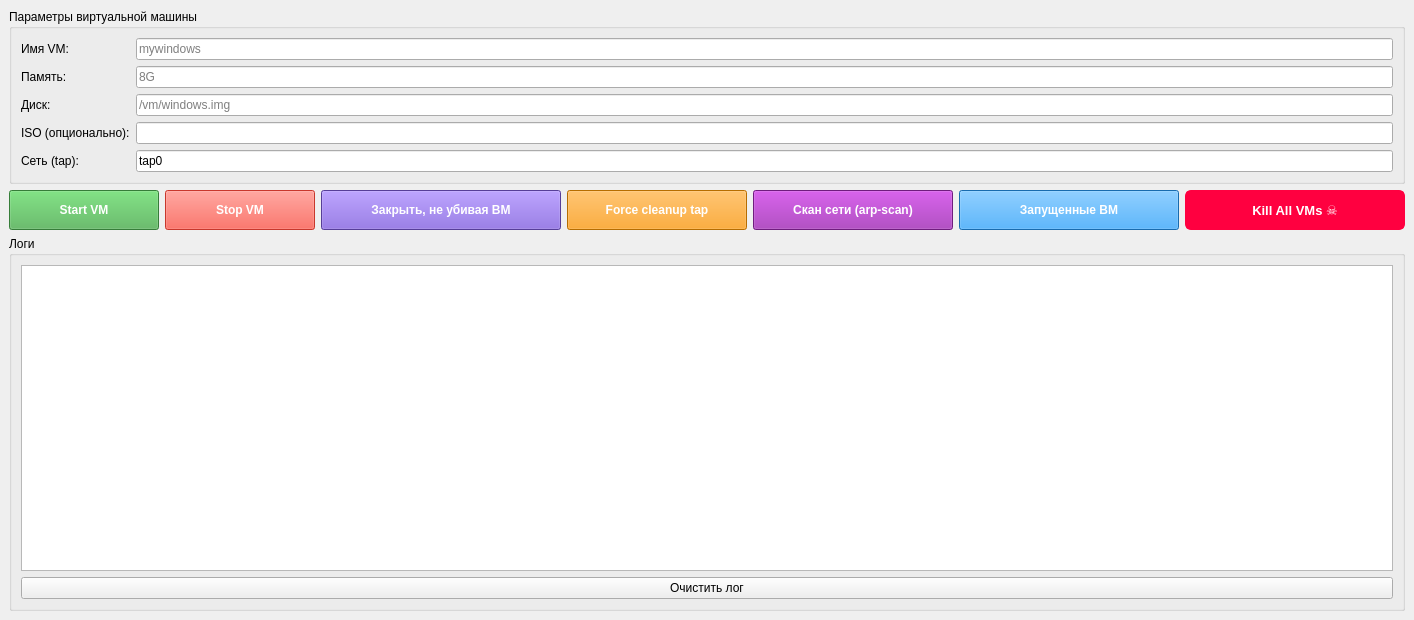
<?xml version="1.0" encoding="UTF-8"?>
<ui version="4.0">
 <class>MainWindow</class>
 <widget class="QMainWindow" name="MainWindow">
  <property name="geometry">
   <rect>
    <x>0</x>
    <y>0</y>
    <width>900</width>
    <height>620</height>
   </rect>
  </property>
  <property name="windowTitle">
   <string>Bhyve VM Manager (авторестарт)</string>
  </property>
  <property name="windowIcon">
   <iconset resource="resources.qrc">
    <normaloff>:/icons/icons/bhyve.png</normaloff>:/icons/icons/bhyve.png</iconset>
  </property>
  <widget class="QWidget" name="centralwidget">
   <layout class="QVBoxLayout" name="verticalLayout">
    <item>
     <widget class="QGroupBox" name="groupBox">
      <property name="title">
       <string>Параметры виртуальной машины</string>
      </property>
      <layout class="QGridLayout" name="gridLayout">
       <item row="0" column="0">
        <widget class="QLabel" name="label">
         <property name="text">
          <string>Имя VM:</string>
         </property>
        </widget>
       </item>
       <item row="0" column="1">
        <widget class="QLineEdit" name="lineEdit_2">
         <property name="placeholderText">
          <string>mywindows</string>
         </property>
        </widget>
       </item>
       <item row="1" column="0">
        <widget class="QLabel" name="label_2">
         <property name="text">
          <string>Память:</string>
         </property>
        </widget>
       </item>
       <item row="1" column="1">
        <widget class="QLineEdit" name="lineEdit">
         <property name="placeholderText">
          <string>8G</string>
         </property>
        </widget>
       </item>
       <item row="2" column="0">
        <widget class="QLabel" name="label_3">
         <property name="text">
          <string>Диск:</string>
         </property>
        </widget>
       </item>
       <item row="2" column="1">
        <widget class="QLineEdit" name="lineEdit_3">
         <property name="placeholderText">
          <string>/vm/windows.img</string>
         </property>
        </widget>
       </item>
       <item row="3" column="0">
        <widget class="QLabel" name="label_4">
         <property name="text">
          <string>ISO (опционально):</string>
         </property>
        </widget>
       </item>
       <item row="3" column="1">
        <widget class="QLineEdit" name="lineEdit_4"/>
       </item>
       <item row="4" column="0">
        <widget class="QLabel" name="label_5">
         <property name="text">
          <string>Сеть (tap):</string>
         </property>
        </widget>
       </item>
       <item row="4" column="1">
        <widget class="QLineEdit" name="lineEdit_5">
         <property name="text">
          <string>tap0</string>
         </property>
        </widget>
       </item>
      </layout>
     </widget>
    </item>
    <!-- ============ КНОПКИ УПРАВЛЕНИЯ ============ -->
    <item>
     <layout class="QHBoxLayout" name="horizontalLayout">
      <item>
       <widget class="QPushButton" name="pushButton_start">
        <property name="minimumSize">
         <size>
          <width>150</width>
          <height>40</height>
         </size>
        </property>
        <property name="font">
         <font>
          <weight>75</weight>
          <bold>true</bold>
         </font>
        </property>
        <property name="styleSheet">
         <string notr="true">background-color: #4CAF50; color: white;</string>
        </property>
        <property name="text">
         <string>Start VM</string>
        </property>
       </widget>
      </item>
      <item>
       <widget class="QPushButton" name="pushButton_stop">
        <property name="enabled">
         <bool>false</bool>
        </property>
        <property name="minimumSize">
         <size>
          <width>150</width>
          <height>40</height>
         </size>
        </property>
        <property name="font">
         <font>
          <weight>75</weight>
          <bold>true</bold>
         </font>
        </property>
        <property name="styleSheet">
         <string notr="true">background-color: #f44336; color: white;</string>
        </property>
        <property name="text">
         <string>Stop VM</string>
        </property>
       </widget>
      </item>
      <item>
       <widget class="QPushButton" name="pushButton_closeWithoutKilling">
        <property name="minimumSize">
         <size>
          <width>240</width>
          <height>40</height>
         </size>
        </property>
        <property name="font">
         <font>
          <weight>75</weight>
          <bold>true</bold>
         </font>
        </property>
        <property name="styleSheet">
         <string notr="true">background-color: #7957D5; color: white;</string>
        </property>
        <property name="text">
         <string>Закрыть, не убивая ВМ</string>
        </property>
        <property name="toolTip">
         <string>Закрывает окно программы, но виртуальная машина продолжает работать в фоне</string>
        </property>
        <property name="visible">
         <bool>false</bool>
        </property>
       </widget>
      </item>
      <item>
       <widget class="QPushButton" name="pushButton_cleanupTap">
        <property name="minimumSize">
         <size>
          <width>180</width>
          <height>40</height>
         </size>
        </property>
        <property name="font">
         <font>
          <weight>75</weight>
          <bold>true</bold>
         </font>
        </property>
        <property name="styleSheet">
         <string notr="true">background-color: #FF9800; color: white;</string>
        </property>
        <property name="text">
         <string>Force cleanup tap</string>
        </property>
       </widget>
      </item>
      <item>
       <widget class="QPushButton" name="pushButton_arpScan">
        <property name="minimumSize">
         <size>
          <width>200</width>
          <height>40</height>
         </size>
        </property>
        <property name="font">
         <font>
          <weight>75</weight>
          <bold>true</bold>
         </font>
        </property>
        <property name="styleSheet">
         <string notr="true">background-color: #9C27B0; color: white;</string>
        </property>
        <property name="text">
         <string>Скан сети (arp-scan)</string>
        </property>
       </widget>
      </item>
      <item>
       <widget class="QPushButton" name="pushButton_runningVms">
        <property name="minimumSize">
         <size>
          <width>220</width>
          <height>40</height>
         </size>
        </property>
        <property name="font">
         <font>
          <weight>75</weight>
          <bold>true</bold>
         </font>
        </property>
        <property name="styleSheet">
         <string notr="true">background-color: #2196F3; color: white;</string>
        </property>
        <property name="text">
         <string>Запущенные ВМ</string>
        </property>
       </widget>
      </item>

      <!-- ☢️ НОВАЯ КНОПКА: УБИТЬ ВСЁ ☢️ -->
      <item>
       <widget class="QPushButton" name="pushButton_killAll">
        <property name="minimumSize">
         <size>
          <width>220</width>
          <height>40</height>
         </size>
        </property>
        <property name="font">
         <font>
          <pointsize>10</pointsize>
          <weight>75</weight>
          <bold>true</bold>
         </font>
        </property>
        <property name="styleSheet">
         <string notr="true">
          background-color: #ff0040;
          color: white;
          border: 2px solid #ff0040;
          border-radius: 6px;
         </string>
        </property>
        <property name="text">
         <string>Kill All VMs ☠️</string>
        </property>
        <property name="toolTip">
         <string>МГНОВЕННО убить ВСЕ запущенные bhyve-машины (pkill -9 + bhyvectl --destroy)</string>
        </property>
       </widget>
      </item>

      <item>
       <spacer name="horizontalSpacer">
        <property name="orientation">
         <enum>Qt::Horizontal</enum>
        </property>
        <property name="sizeHint" stdset="0">
         <size>
          <width>40</width>
          <height>20</height>
         </size>
        </property>
       </spacer>
      </item>
     </layout>
    </item>
    <item>
     <widget class="QGroupBox" name="groupBox_2">
      <property name="title">
       <string>Логи</string>
      </property>
      <layout class="QVBoxLayout" name="verticalLayout_2">
       <item>
        <widget class="QTextEdit" name="textEdit">
         <property name="font">
          <font>
           <family>Monospace</family>
          </font>
         </property>
         <property name="readOnly">
          <bool>true</bool>
         </property>
        </widget>
       </item>
       <item>
        <widget class="QPushButton" name="pushButton_clear">
         <property name="text">
          <string>Очистить лог</string>
         </property>
        </widget>
       </item>
      </layout>
     </widget>
    </item>
   </layout>
  </widget>
 </widget>
 <resources>
  <include location="resources.qrc"/>
 </resources>
 <connections/>
</ui>
